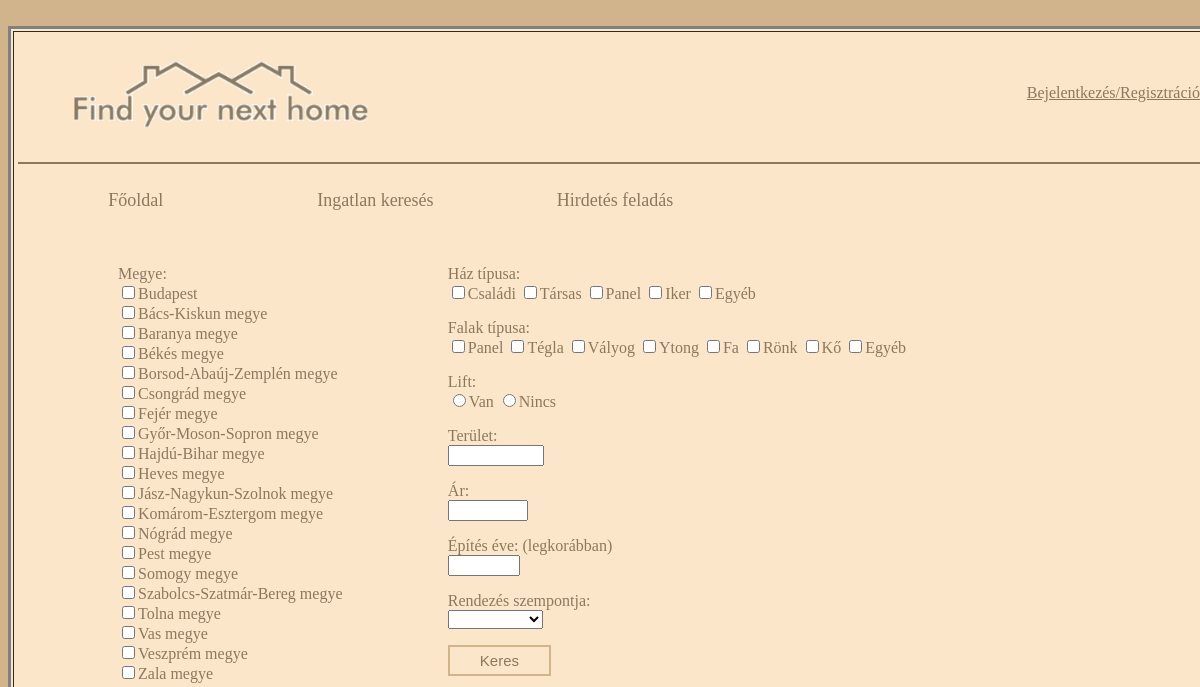
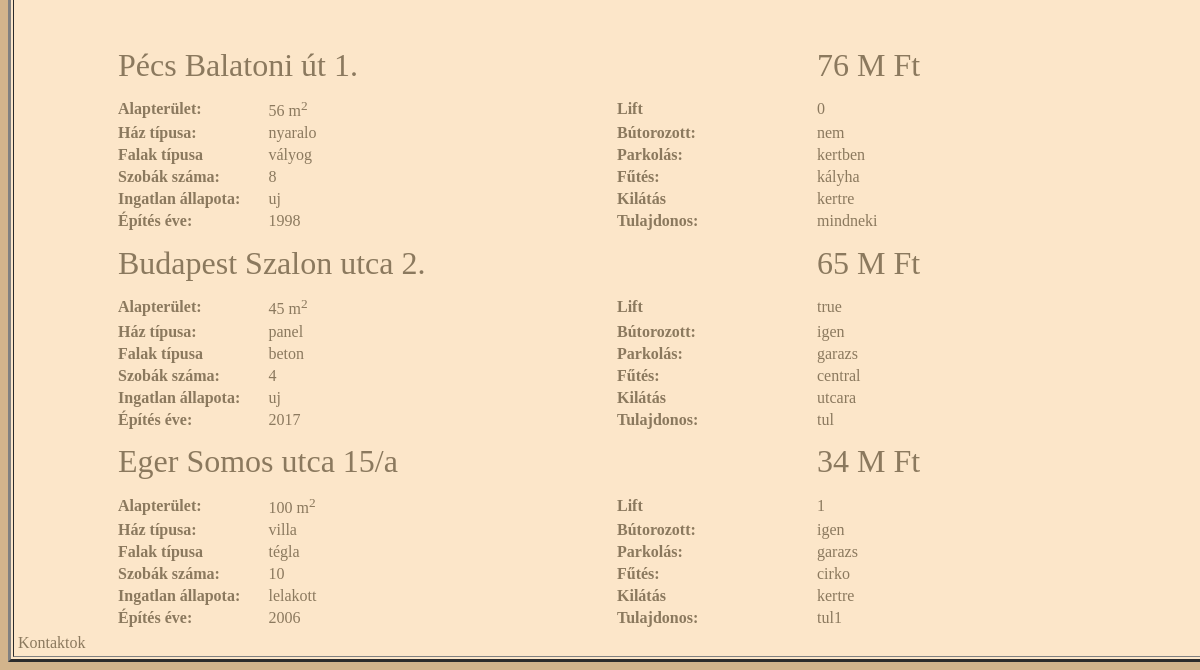
Page /polls/search/ on the earlier database version (2 pictures, top to bottom).
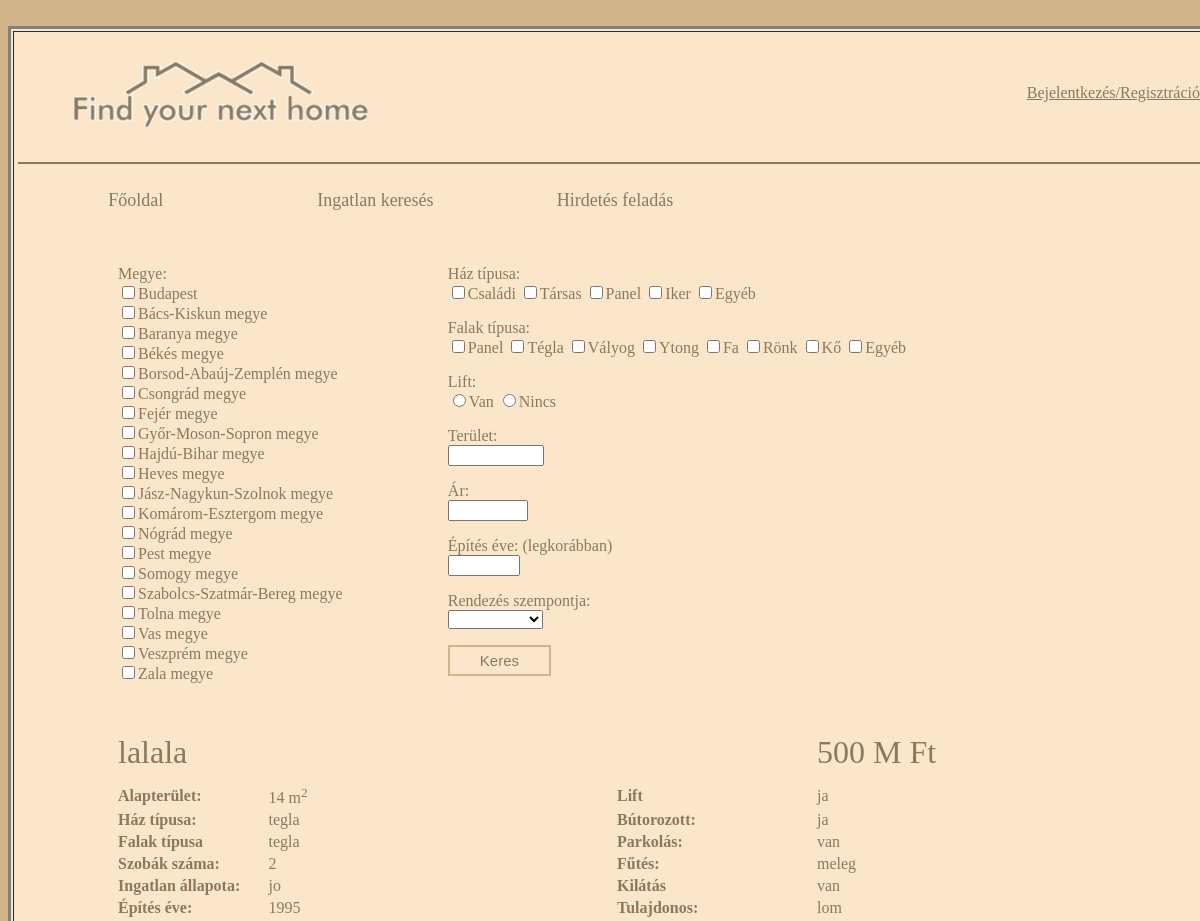
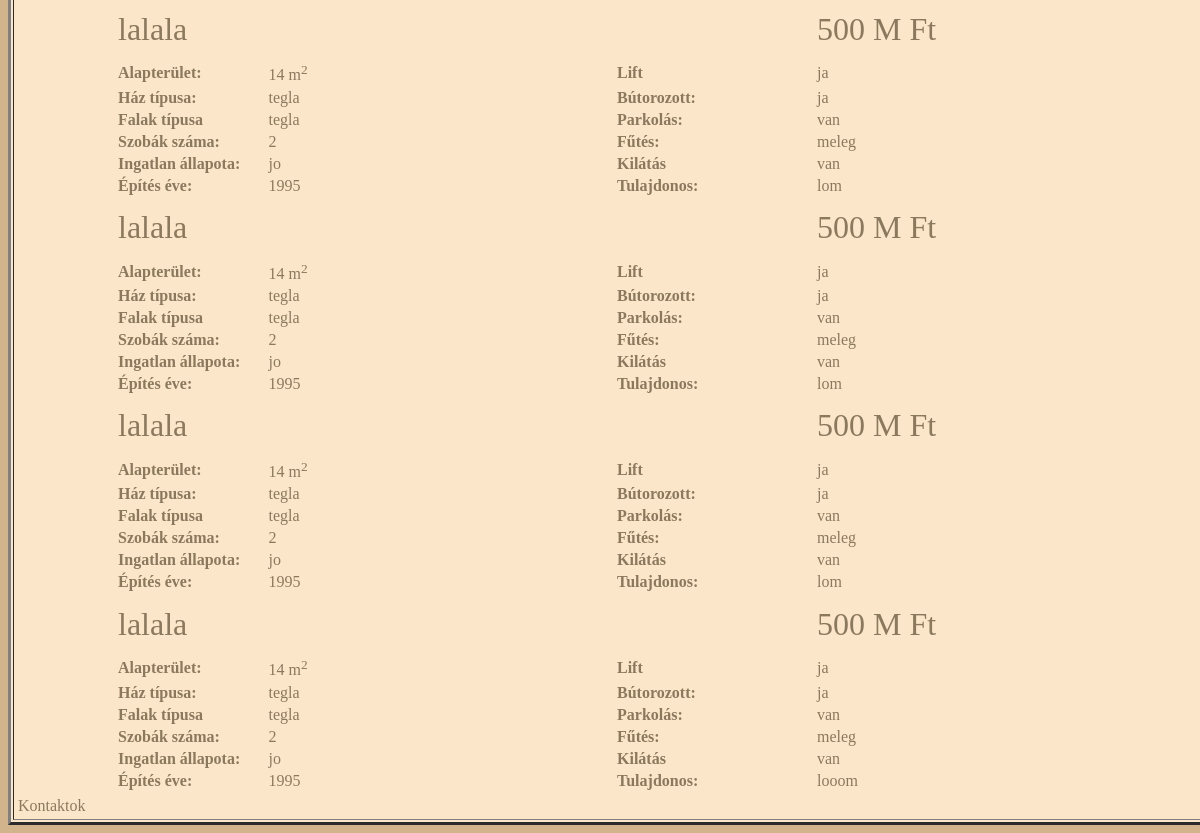
Same page on the later database version (2 pictures, top to bottom).
### polls/models.py (models this page shows)
class Adds(models.Model):
    owner = models.CharField(max_length=200)
    country = models.CharField(max_length=200, default='')
    address = models.CharField(max_length=200, default='')
    squaremeter = models.IntegerField(default=40)
    price = models.IntegerField(default=10000)
    type = models.CharField(max_length=50)
    wall = models.CharField(max_length=50)
    heating = models.CharField(max_length=50)
    state = models.CharField(max_length=50)
    rooms = models.IntegerField(default=3)
    parking = models.CharField(max_length=100)
    year = models.IntegerField(default=2017)
    furnitured = models.CharField(max_length=10)
    lift = models.CharField(max_length=10)
    view = models.CharField(max_length=50)
    description = models.CharField(max_length=5000)

### polls/views.py (the view)
def search(request):
	list = Adds.objects.order_by('owner')[:5]
	'''output = ', '.join([a.owner for a in list])
	return HttpResponse(output)'''
	context = {
		'list': list
	}
	return render(request, 'polls/search.html', context)

### polls/templates/polls/search.html (shortened to what this page needs)
﻿<html>
<head>
</head>
<body bgcolor="#d2b48c" link = "" alink="" vlink = "">
	<section class="container">
		<table border = 3 bgcolor = "fce6c9" align = "center">
			<tr><td>
			<table width = 1200 align = "center" border = 0>
				<tr>
					<td height = 100 colspan = 2 align = "left" background = "">
						{% load staticfiles %}
							<img src={% static "webalkalmazas/logo.png" %}>
					</td>
					<td colspan = 3 align = "right" valign = "center">
						<p><a class = "one" href="/polls/login/"><font size= 3><u>Bejelentkezés/Regisztráció</u></font></a>&nbsp&nbsp&nbsp</p>
					</td>
				</tr>
				<tr>
					<td colspan = 5><hr color = "8b795e"></td>
				</tr>
				<tr height = 50 align = "center">
					<td width = "20%"><a class = "one" href="/polls/"><font size= 4>Főoldal</font></a></td>
					<td width = "20%"><a class = "one" href="/polls/search/"><font size= 4>Ingatlan keresés</font></a></td>
					<td width = "20%"><a class = "one" href="/polls/addadd/"><font size= 4>Hirdetés feladás</font></a></td>
					<td width = "20%"></td>
					<td width = "20%"></td>
				</tr>
				<tr height = 1000>
					<td colspan = 5 valign = "top">
						<p><br></p>
						<form action="/keres.html">
							<table width = 1000 align = "center" border = 0><tr>
								<td>Megye:<br>
									<input type="checkbox" name="megye" value="Budapest">Budapest<br>
									<input type="checkbox" name="megye" value="Bacs-Kiskun">Bács-Kiskun megye<br>
									<input type="checkbox" name="megye" value="Baranya">Baranya megye<br>
									<input type="checkbox" name="megye" value="Bekes">Békés megye<br>
									<input type="checkbox" name="megye" value="Borsod-Abauj">Borsod-Abaúj-Zemplén megye<br>
									<input type="checkbox" name="megye" value="Csongrad">Csongrád megye<br>
									<input type="checkbox" name="megye" value="Fejer">Fejér megye<br>
									<input type="checkbox" name="megye" value="Gyor-Moson-Sopron">Győr-Moson-Sopron megye<br>
									<input type="checkbox" name="megye" value="Hajdu-Bihar">Hajdú-Bihar megye<br>
									<input type="checkbox" name="megye" value="Heves">Heves megye<br>
									<input type="checkbox" name="megye" value="Jazs-Nagykun-Szolnok">Jász-Nagykun-Szolnok megye<br>
									<input type="checkbox" name="megye" value="Komarom-Esztergom">Komárom-Esztergom megye<br>
									<input type="checkbox" name="megye" value="Nograd">Nógrád megye<br>
									<input type="checkbox" name="megye" value="Past">Pest megye<br>
									<input type="checkbox" name="megye" value="Somogy">Somogy megye<br>
									<input type="checkbox" name="megye" value="Szabolcs-Szatmar-Bereg">Szabolcs-Szatmár-Bereg megye<br>
									<input type="checkbox" name="megye" value="Tolna">Tolna megye<br>
									<input type="checkbox" name="megye" value="Vas">Vas megye<br>
									<input type="checkbox" name="megye" value="Veszprem">Veszprém megye<br>
									<input type="checkbox" name="megye" value="Zala">Zala megye
								</td>
								<td valign="top">
									<p>Ház típusa:<br>
										<input type="checkbox" name="haz" value="csaladi">Családi
										<input type="checkbox" name="haz" value="tarsas">Társas
										<input type="checkbox" name="haz" value="panel">Panel
										<input type="checkbox" name="haz" value="iker">Iker
										<input type="checkbox" name="haz" value="egyéb">Egyéb
									</p>
									<p>Falak típusa:<br>
										<input type="checkbox" name="fal" value="panel">Panel
										<input type="checkbox" name="fal" value="tegla">Tégla
										<input type="checkbox" name="fal" value="valyog">Vályog
										<input type="checkbox" name="fal" value="ytong">Ytong
										<input type="checkbox" name="fal" value="fa">Fa
										<input type="checkbox" name="fal" value="ronk">Rönk
										<input type="checkbox" name="fal" value="ko">Kő
										<input type="checkbox" name="fal" value="egyeb">Egyéb
									</p>
									<p>Lift:<br>
										<input type="radio" name="lift" value="van">Van
										<input type="radio" name="lift" value="nincs">Nincs
									</p>
									<p>Terület:<br><input type="number" name="szobaszam" min="0" max="1000000" value=""></p>
									<p>Ár:<br><input type="number" name="szobaszam" min="0" max="10000" value=""></p>
									<p>Építés éve: (legkorábban)<br><input type="number" name="szobaszam" min="1000" max="2017" value=""></p>
									<p>Rendezés szempontja:<br>
										<select name = "rendez">
											<option value="ures"></option>
											<option value="megye">Megye</option>
										</select>
									</p>
									<input type="submit" class="button button1" value="Keres">
								</td>
							</tr></table>
						</form>
						{% if list %}
						<p><br><table width = 1000 align = center border = 0>
							{% for adds in list %}
								<tr height = 60>
									<td colspan = 3>
										<font size = 6>{{adds.address}}</font>
									</td>
									<td>
										<font size = 6>{{adds.price}} M Ft</font>
									</td>
								</tr>
								<tr>
									<td width = 15%>
										<b>Alapterület:</b>
									</td>
									<td width = 35%>
										{{adds.squaremeter}} m<sup>2</sup>
									</td>
									<td width = 20%>
										<b>Lift</b>
									</td>
									<td width = 30%>
										{{adds.lift}}
									</td>
								</tr>
								<tr>
									<td>
										<b>Ház típusa:</b>
									</td>
									<td>
										{{adds.type}}
									</td>
									<td>
										<b>Bútorozott:</b>
									</td>
									<td>
										{{adds.furnitured}}
									</td>
								</tr>
								<tr>
									<td>
										<b>Falak típusa</b>
									</td>
									<td>
										{{adds.wall}}
									</td>
									<td>
										<b>Parkolás:</b>
									</td>
									<td>
										{{adds.parking}}
									</td>
								</tr>
								<tr>
									<td>
										<b>Szobák száma:</b>
									</td>
									<td>
										{{adds.rooms}}
									</td>
									<td>
										<b>Fűtés:</b>
									</td>
									<td>
										{{adds.heating}}
									</td>
								</tr>
								<tr>
									<td>
										<b>Ingatlan állapota:</b>
									</td>
									<td>
										{{adds.state}}
									</td>
									<td>
										<b>Kilátás</b>
									</td>
									<td>
										{{adds.view}}
									</td>
								</tr>
								<tr>
									<td>
										<b>Építés éve:</b>
									</td>
									<td>
										{{adds.year}}
									</td>
									<td>
										<b>Tulajdonos:</b>
									</td>
									<td>
										{{adds.owner}}
									</td>
								</tr>
							{% endfor %}
						</table></p>
						{% else %}
						<p>Nincs egyetlen hirdetés sem</p>
						{% endif %}
					</td>
				</tr>
				<tr>
					<td colspan = 5>
						<p>Kontaktok</p>
					</td>
				</tr>
			</table>
			</td></tr>
		</table>
	</section>
</body>
</html>

### polls/templates/polls/search.html (style rules this page uses)
body { color: #8b795e; }
a.one:link { color:#8b795e;text-decoration:none; }
body { font-family: cursive; }
.button1 { background-color: #fce6c9; color: #8b795e; border: 2px solid #D2B48C; transition-duration: 0.4s; padding: 5px 30px; font-size: 15px; }

Differences in the rows shown:
no longer on this page (row unchanged): Adds: address "Pécs Balatoni út 1.", price "76", squaremeter "56", lift "0", type "nyaralo", furnitured "nem", wall "vályog", parking "kertben", rooms "8", heating "kályha", state "uj", view "kertre", year "1998", owner "mindneki"
no longer on this page (row unchanged): Adds: address "Budapest Szalon utca 2.", price "65", squaremeter "45", lift "true", type "panel", furnitured "igen", wall "beton", parking "garazs", rooms "4", heating "central", state "uj", view "utcara", year "2017", owner "tul"
no longer on this page (row unchanged): Adds: address "Eger Somos utca 15/a", price "34", squaremeter "100", lift "1", type "villa", furnitured "igen", wall "tégla", parking "garazs", rooms "10", heating "cirko", state "lelakott", view "kertre", year "2006", owner "tul1"
added Adds: address "lalala", price "500", squaremeter "14", lift "ja", type "tegla", furnitured "ja", wall "tegla", parking "van", rooms "2", heating "meleg", state "jo", view "van", year "1995", owner "lom"
added Adds: address "lalala", price "500", squaremeter "14", lift "ja", type "tegla", furnitured "ja", wall "tegla", parking "van", rooms "2", heating "meleg", state "jo", view "van", year "1995", owner "lom"
added Adds: address "lalala", price "500", squaremeter "14", lift "ja", type "tegla", furnitured "ja", wall "tegla", parking "van", rooms "2", heating "meleg", state "jo", view "van", year "1995", owner "lom"
added Adds: address "lalala", price "500", squaremeter "14", lift "ja", type "tegla", furnitured "ja", wall "tegla", parking "van", rooms "2", heating "meleg", state "jo", view "van", year "1995", owner "lom"
added Adds: address "lalala", price "500", squaremeter "14", lift "ja", type "tegla", furnitured "ja", wall "tegla", parking "van", rooms "2", heating "meleg", state "jo", view "van", year "1995", owner "looom"
